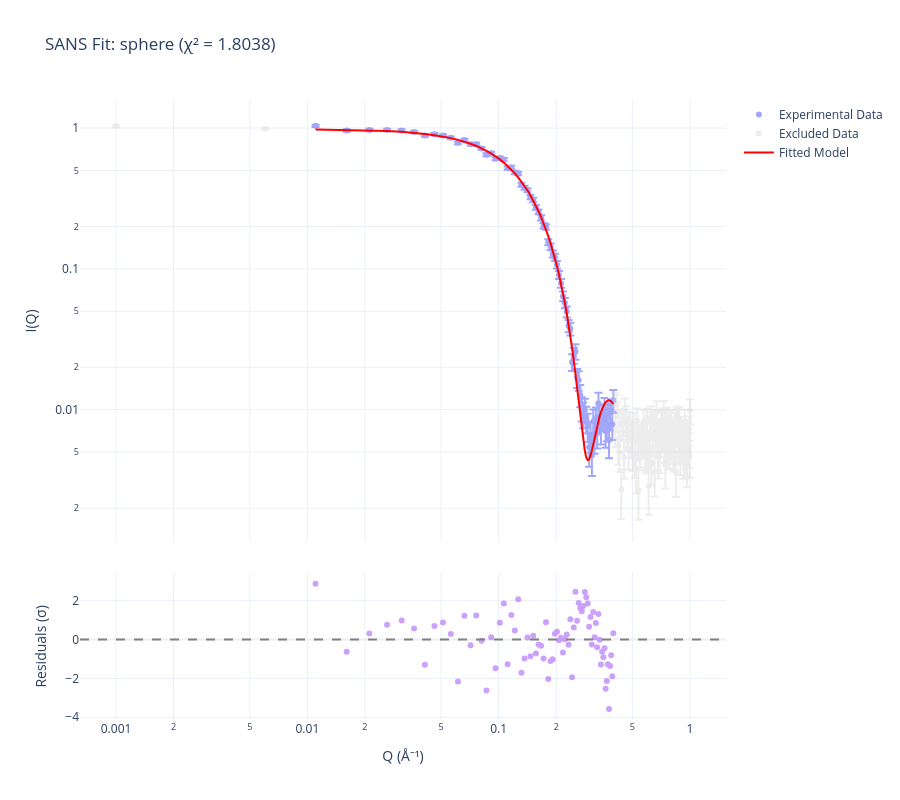

Write notebook code for a chart like this one.
### Code cell
# Plot: the fitted curve and residuals span only the fitted window;
# points outside [0.01, 0.4] are shown grayed out as "Excluded Data"
fitter_qr.plot_results(show_residuals=True, log_scale=True)
